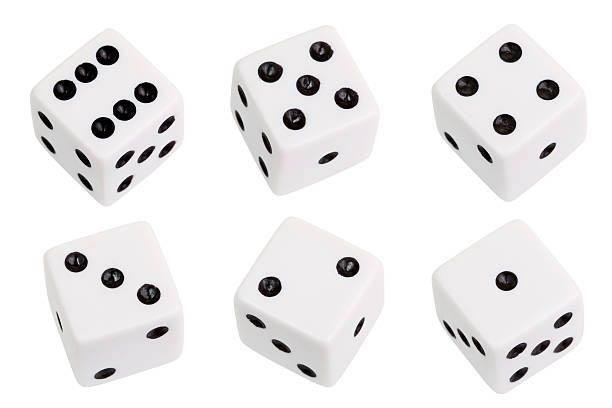
#> input picture kmean.jpg, 612 x 408 px
$ jupyter execute Untitled.ipynb
#> lines starting #> are read from the running program, lines starting #| are printed output that depends on the picture; after the words box and inside, x2 and y2 are one past the last pixel; in counts of white or black regions, pixels touching at a corner belong together
# Implementing with sklearn library

[cell 1]
from sklearn.cluster import KMeans
import cv2
import matplotlib.pyplot as plt

[cell 2]
import numpy as np
from scipy.spatial.distance import cdist

[cell 3]
img = cv2.imread('kmean.jpg')
#> img is the input picture: shape (408, 612, 3); mean B, G, R 235.2, 234.8, 235.9

[cell 4]
plt.imshow(cv2.cvtColor(img, cv2.COLOR_BGR2RGB))

[cell 5]
img = cv2.cvtColor(img, cv2.COLOR_BGR2GRAY)
#> img: shape (408, 612)

[cell 6]
img.shape
#> Out = (408, 612)

[cell 7]
ret,img = cv2.threshold(img,172,255,cv2.THRESH_BINARY_INV)
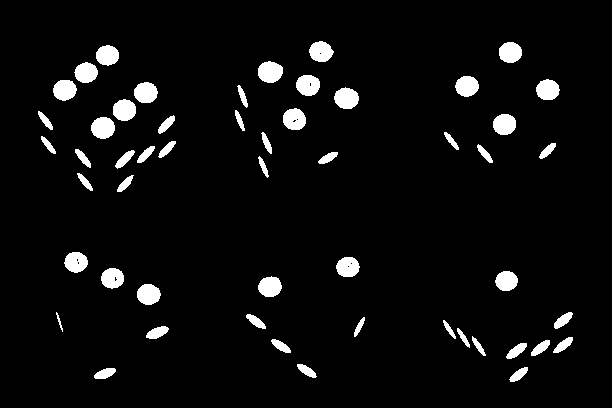
#> img: shape (408, 612); 4.9% white; 53 white regions, largest, box (x1, y1, x2, y2) and area: (258, 61, 283, 83) 430, (334, 87, 359, 109) 417, (91, 117, 115, 139) 415

[cell 8]
plt.imshow(img,cmap = 'gray')

[cell 9]
kernel = np.ones((3,2),np.uint8)
img = cv2.morphologyEx(img, cv2.MORPH_CLOSE, kernel)
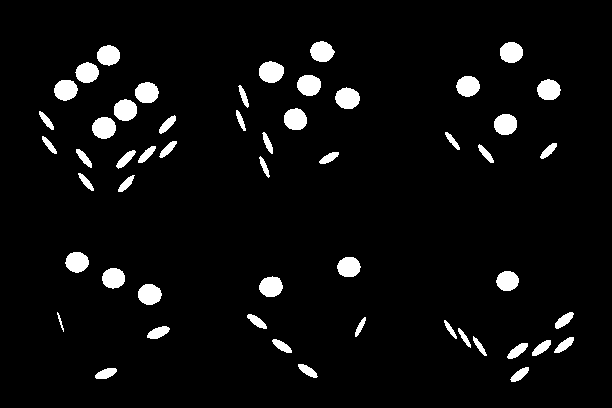
#> img: shape (408, 612); 4.9% white; 53 white regions

[cell 10]
plt.imshow(img,cmap = 'gray')

[cell 11]
img1 = img.copy()

[cell 12]
contours, hierarchy = cv2.findContours(img, cv2.RETR_EXTERNAL, cv2.CHAIN_APPROX_SIMPLE)
#> contours = 53 contours, 1 with area under 20; largest, box (x1, y1, x2, y2) and area: (259, 61, 284, 83) 396, (335, 87, 360, 109) 384, (92, 117, 116, 139) 382, (284, 108, 307, 130) 372, (297, 75, 321, 96) 372

X = []
for contour in contours:
    x,y,w,h = cv2.boundingRect(contour)
    X.append([x,y])
    cv2.rectangle(img1, (x, y), (x + w, y + h), (0, 255,0), 2)
#> this loop made 53 passes
#> (x, y, w, h) on passes 1 to 12: (95, 368, 22, 11), (510, 367, 19, 15), (298, 364, 20, 14), (507, 343, 21, 16), (532, 340, 19, 16), (272, 339, 20, 14), (554, 337, 20, 16), (473, 336, 14, 20), (458, 328, 13, 20), (147, 326, 23, 13), (444, 320, 13, 19), (355, 317, 11, 20)
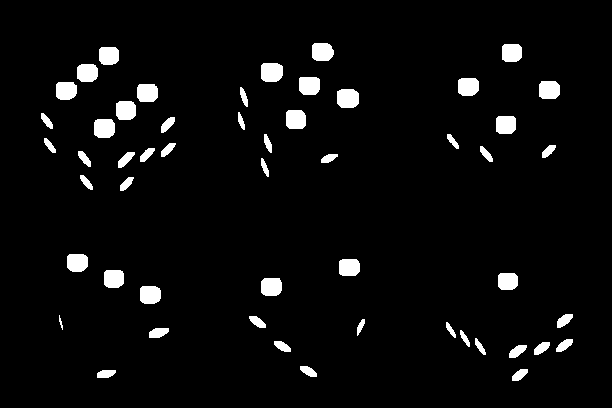
#> img1: shape (408, 612); 4.3% white; 53 white regions, largest, box (x1, y1, x2, y2) and area: (261, 63, 283, 82) 382, (337, 89, 359, 108) 379, (94, 119, 115, 138) 365
#> after the loop, X = 53 pairs, first value 39 to 555, second value 41 to 368

X = np.reshape(X,(-1,2))

[cell 13]
X.shape
#> Out = (53, 2)

[cell 14]
model = KMeans(n_clusters=6, random_state=0)

[cell 15]
model.fit(X)

[cell 16]
labels = model.labels_

[cell 17]
plt.plot(X[labels == 0,0],X[labels == 0,1],'b^')
plt.plot(X[labels == 1,0],X[labels == 1,1],'r^')
plt.plot(X[labels == 2,0],X[labels == 2,1],'bo')
plt.plot(X[labels == 3,0],X[labels == 3,1],'go')
plt.plot(X[labels == 4,0],X[labels == 4,1],'g^')
plt.plot(X[labels == 5,0],X[labels == 5,1],'ro')
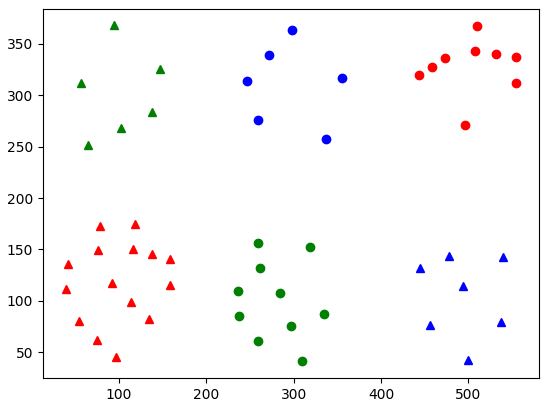
#> figure drawn by matplotlib, 1 panel

# Implementing with Numpy

[cell 18]
def kmeans_init_centroids(X,k):
#> called with X = array of shape (53, 2), k = 6
    index = np.random.permutation(X.shape[0])[:k]
#> index = [43, 32, 38, 33, 11, 2]
    return X[index]

[cell 19]
def kmean_assign_labels(X,centroid):
    dis = cdist(X,centroid)
    index = np.argmin(dis,axis = 1)
    return index

[cell 20]
def kmeans_update_centroid(X,labels):
    k = len(np.unique(labels))
    centroids = np.zeros((k,X.shape[1]))
    for i in range(k):
        Xi = X[labels == i,:]
        centroids[i] = np.mean(Xi,axis = 0)
    return centroids

[cell 21]
def has_converged(centroids, new_centroids):
# return True if two sets of centroids are the same
    return (set([tuple(a) for a in centroids]) == set([tuple(a) for a in new_centroids]))

[cell 22]
centroids = []
centroids.append(kmeans_init_centroids(X,6))

[cell 23]
while(True):
    labels = kmean_assign_labels(X,centroids[-1])
    new_centroids = kmeans_update_centroid(X,labels)
    if has_converged(centroids[-1],new_centroids):
        break
    centroids.append(new_centroids)
#> after the loop, centroids = 5 items

[cell 24]
labels = kmean_assign_labels(X,new_centroids)
#> in kmean_assign_labels (call 6), `dis = cdist(X,centroid)`: dis = 53 rows, first 6: [240.9, 477.3, 341.4, 277.9, 395.5, 98.77], [477.4, 263.3, 367.1, 289.3, 45.37, 334.3], [310.5, 324.7, 283.6, 189.8, 193.9, 127.6], [463.1, 239.1, 346.8, 271.5, 24.47, 328.6], [484, 238.9, 361.5, 289.8, 45.47, 353.3], [274.7, 322.3, 258.1, 166.2, 216.7, 95.19]
#> labels = 53 values, max 5 at index 0, min 0 at index 20, mean 2.23

[cell 25]
plt.plot(X[labels == 0,0],X[labels == 0,1],'b^')
plt.plot(X[labels == 1,0],X[labels == 1,1],'r^')
plt.plot(X[labels == 2,0],X[labels == 2,1],'bo')
plt.plot(X[labels == 3,0],X[labels == 3,1],'go')
plt.plot(X[labels == 4,0],X[labels == 4,1],'g^')
plt.plot(X[labels == 5,0],X[labels == 5,1],'ro')
